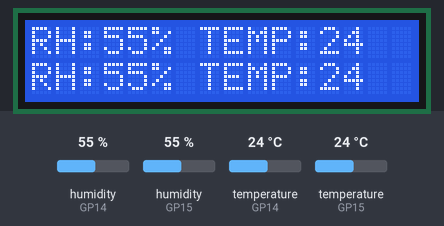
Recording of a program running on a simulated Raspberry Pi Pico running MicroPython. Parts: 16×2 character LCD. Inputs (shaded band) come from the test bench; at power-on: humidity (sensors on GP14, GP15) 55 %, temperature (sensors on GP14, GP15) 24 °C. Library files of the repository ran but are not shown: pico_i2c_lcd.py; what the program prints to the serial console is not drawn.

Above: at 6.3 s.
6.4 s: humidity (sensor on GP14) set to 22 %
At 8.4 s:
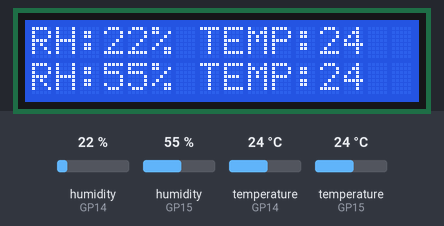
8.7 s: humidity (sensor on GP15) set to 22 %
At 10.3 s:
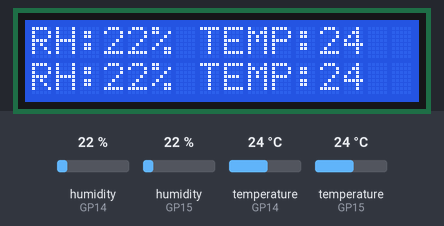
10.8 s: temperature (sensor on GP14) set to 12 °C
At 12.3 s:
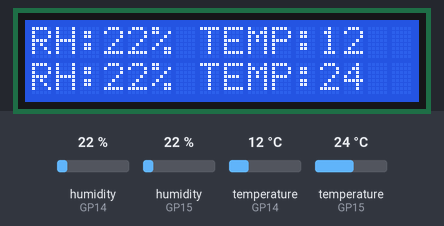
13.0 s: temperature (sensor on GP15) set to 12 °C
At 14.2 s:
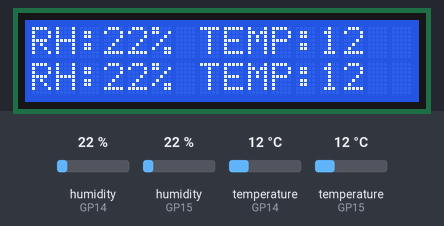
15.1 s: humidity (sensor on GP14) set to 40 %
At 16.1 s:
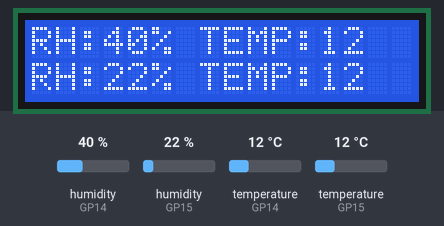
17.2 s: humidity (sensor on GP15) set to 40 %
At 19.3 s:
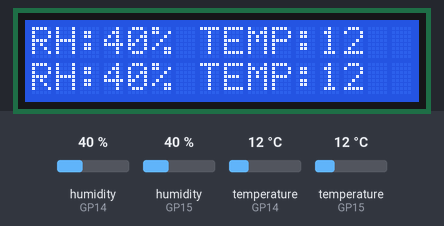
Timing chart, 0 to 20.3 s (numbered marks = the images above; inputs shaded):
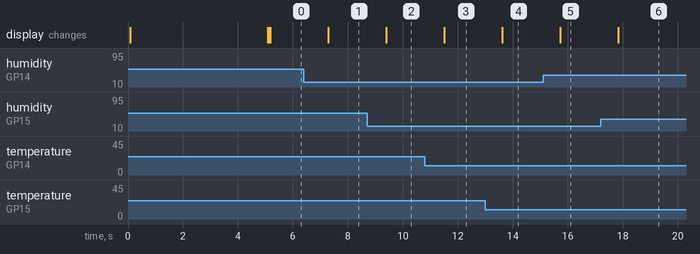

Measured:
- after the input at 6.4 s, the display: changes after 0.88 s (image 1)
- after the input at 8.7 s, the display: changes after 0.69 s (image 2)
- after the input at 10.8 s, the display: changes after 0.70 s (image 3)
- after the input at 13.0 s, the display: changes after 0.61 s (image 4)
- after the input at 15.1 s, the display: changes after 0.62 s (image 5)
- after the input at 17.2 s, the display: changes after 0.63 s (image 6)

The program:

lcd_test.py
```python
from machine import I2C, Pin
from time import sleep
from pico_i2c_lcd import I2cLcd
from dht import DHT11

i2c = I2C(0, sda=Pin(0), scl=Pin(1), freq=400000)
I2C_ADDR = i2c.scan()[0]
lcd = I2cLcd(i2c, I2C_ADDR, 2, 16)

lcd.clear()
lcd.putstr("DHT11 TEMP &\nHUMIDITY MONITOR")
sleep(5)
lcd.clear()
lcd.move_to(0, 0)
lcd.putstr("RH:--% TEMP:--")
lcd.move_to(0, 1)
lcd.putstr("RH:--% TEMP:--")


sensor1 = DHT11(Pin(14))
sensor2 = DHT11(Pin(15))

while True:
    try:
        sensor1.measure()
    except:
        rh1 = "--"
        temp1 = "--"
    else:
        rh1 = sensor1.humidity()
        temp1 = sensor1.temperature()

        if rh1 > 99: rh1 = 99
        if temp1 > 99: temp1 = 99

        rh1 = str(rh1)
        temp1 = str(temp1)

        if len(rh1) == 1: rh1 = " " + rh1
        if len(temp1) == 1: temp1 = " " + temp1

    try:
        sensor2.measure()
    except:
        rh2 = "--"
        temp2 = "--"
    else:
        rh2 = sensor2.humidity()
        temp2 = sensor2.temperature()

        if rh2 > 99: rh2 = 99
        if temp2 > 99: temp2 = 99

        rh2 = str(rh2)
        temp2 = str(temp2)

        if len(rh2) == 1: rh2 = " " + rh2
        if len(temp2) == 1: temp2 = " " + temp2

    print(f"\nRH1: {rh1}, TEMP1: {temp1}\nRH2: {rh2}, TEMP2: {temp2}")

    lcd.move_to(3,0)
    lcd.putstr(str(rh1))
    lcd.move_to(12,0)
    lcd.putstr(str(temp1))

    lcd.move_to(3,1)
    lcd.putstr(str(rh2))
    lcd.move_to(12,1)
    lcd.putstr(str(temp2))

    sleep(1)
```
